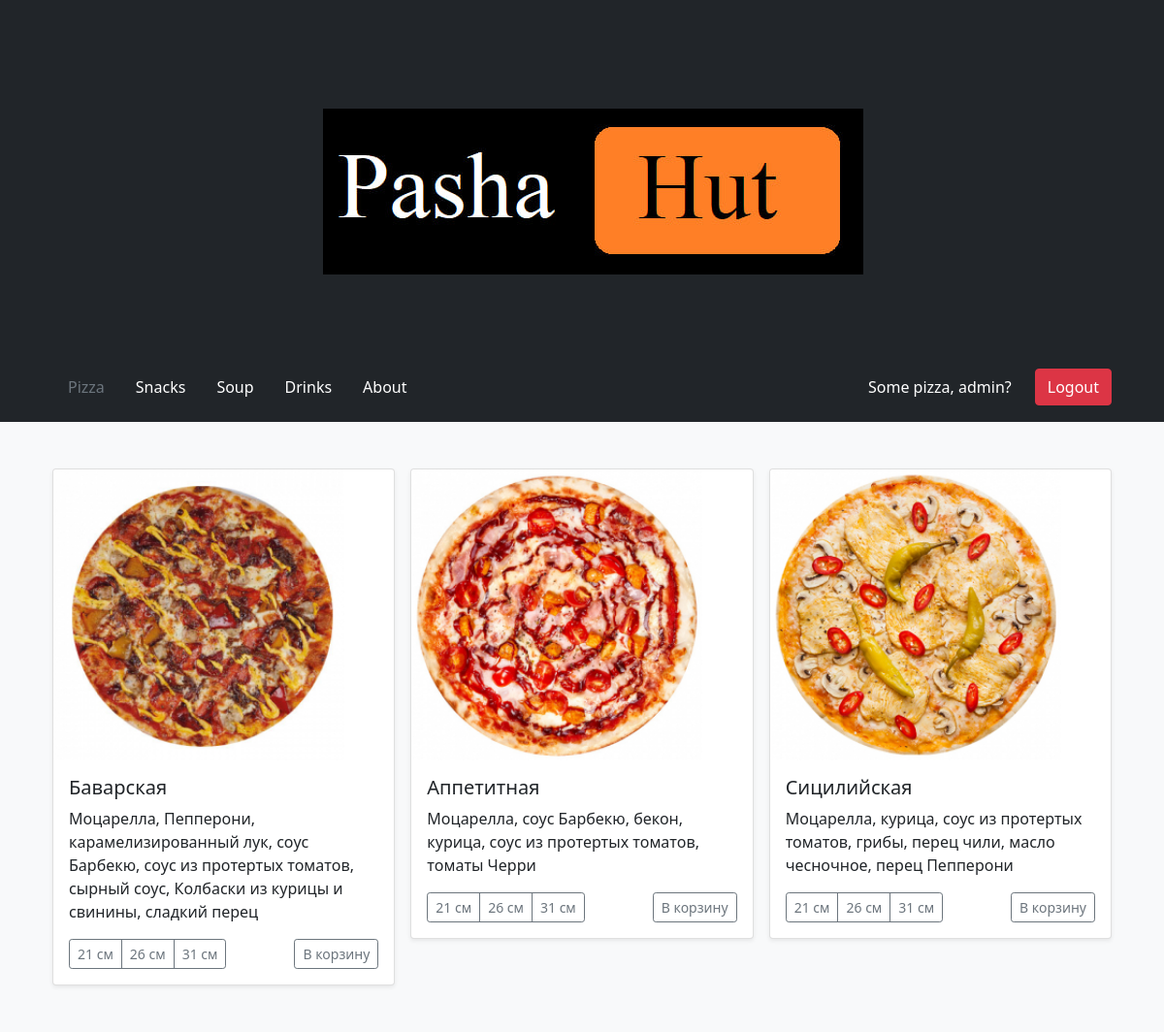
The app's page / (signed in) with its own data.
### menu/models.py (models this page shows, shortened)
class Pizza(models.Model):
    name = models.CharField(max_length=20)
    image = models.ImageField(default=None)
    ingredient = models.ManyToManyField(Ingredients)
    weight = models.IntegerField()
    price = models.DecimalField(max_digits=3, decimal_places=1)
    size = models.IntegerField()
    def get_ingredients(self):
        return ", ".join([ingredient.name for ingredient in self.ingredient.all()])
    get_ingredients.short_description = "Ingredients"

class Ingredients(models.Model):
    name = models.CharField(max_length=50)

### menu/views.py (the view)
# urls.py: path('', MenuView.as_view(), name="menu-index"),
class MenuView(TemplateView):
    template_name = 'catalog/pizza.html'
    def get(self, request):
        pizzas = Pizza.objects.all()
        params = {
            'pizzas': pizzas
        }
        return render(request, self.template_name, params)

### templates/catalog/pizza.html
{% extends "base.html" %}
{% block content %}
<div class="album py-5 bg-body-tertiary">
    <div class="container">
      <div class="row row-cols-1 row-cols-sm-2 row-cols-md-3 g-3" bis_skin_checked="1">
        {% for pizza in pizzas %}
        <div class="col">
          <div class="card shadow-sm">
            <img src="{{ pizza.image.url }}" width="300px" class="rounded" height="300px">
            <div class="card-body">
              <h5 class="card-text">{{ pizza.name }}</h5>
              <p class="card-text">{{ pizza.get_ingredients }}</p>
              <div class="d-flex justify-content-between align-items-center">
                <div class="btn-group">
                  <button type="button" class="btn btn-sm btn-outline-secondary">21 см</button>
                  <button type="button" class="btn btn-sm btn-outline-secondary">26 см</button>
                  <button type="button" class="btn btn-sm btn-outline-secondary">31 см</button>
                </div>
                <button type="button" class="btn btn-sm btn-outline-secondary">В корзину</button>
              </div>
            </div>
          </div>
        </div>
        {% endfor %}
      </div>
    </div>
</div>
{% endblock %}

### templates/base.html (shortened to what this page needs)
<!DOCTYPE html>
<html lang="en">
<head>
    <link rel="stylesheet" href="https://cdn.jsdelivr.net/npm/bootstrap@4.6.0/dist/css/bootstrap.min.css">
    <link href="https://cdn.jsdelivr.net/npm/bootstrap@5.3.0-alpha1/dist/css/bootstrap.min.css" rel="stylesheet">
    <link href="https://cdn.jsdelivr.net/npm/bootstrap@5.0.2/dist/css/bootstrap.min.css" rel="stylesheet">
</head>
<body>
<header class="p-3 text-bg-dark">
    <section class="py-5 text-center container">
        <div class="row py-lg-5" bis_skin_checked="1">
          <div class="col-lg-6 col-md-8 mx-auto" bis_skin_checked="1">
            <img src="image/pashahut.png">
          </div>
        </div>
    </section>
    <div class="container">
      <div class="d-flex flex-wrap align-items-center justify-content-center justify-content-lg-start">
        <ul class="nav col-12 col-lg-auto me-lg-auto mb-2 justify-content-center mb-md-0">
          <li><a href="{% url 'menu-index' %}" class="nav-link px-3 text-secondary">Pizza</a></li>
          <li><a href="#" class="nav-link px-3 text-white">Snacks</a></li>
          <li><a href="{% url 'soup-menu' %}" class="nav-link px-3 text-white">Soup</a></li>
          <li><a href="#" class="nav-link px-3 text-white">Drinks</a></li>
          <li><a href="#" class="nav-link px-3 text-white">About</a></li>
        </ul>
           {% if user.is_authenticated %}
                <span class="px-4 text-white">Some pizza, {{user.username}}?</span><a href="{% url 'logout' %}" class="btn btn-danger">Logout</a>
                {% else %}
                <div class="text-end" bis_skin_checked="1">
                    <a href="{% url 'login' %}" class="btn btn-outline-light me-2">Login</a>
                    <a href="#" class="btn btn-warning">Sign-up</a>
                </div>
                {% endif %}
            </div>
        </div>
    </header>
    {% block content %}{% endblock %}
</body>
</html>

### records on screen
Pizza: image (picture), name "Баварская", get_ingredients "Моцарелла, Пепперони, карамелизированный лук, соус Барбекю, соус из протертых томатов, сырный соус, Колбаски из курицы и свинины, сладкий перец"
Pizza: image (picture), name "Аппетитная", get_ingredients "Моцарелла, соус Барбекю, бекон, курица, соус из протертых томатов, томаты Черри"
Pizza: image (picture), name "Сицилийская", get_ingredients "Моцарелла, курица, соус из протертых томатов, грибы, перец чили, масло чесночное, перец Пепперони"

### other values on screen
{{ user.username }} "admin"
